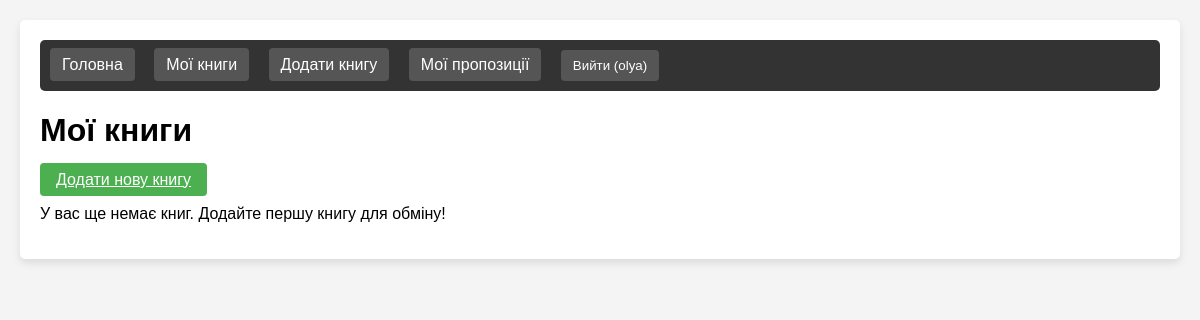
The app's page /my-books/ (signed in), older data.
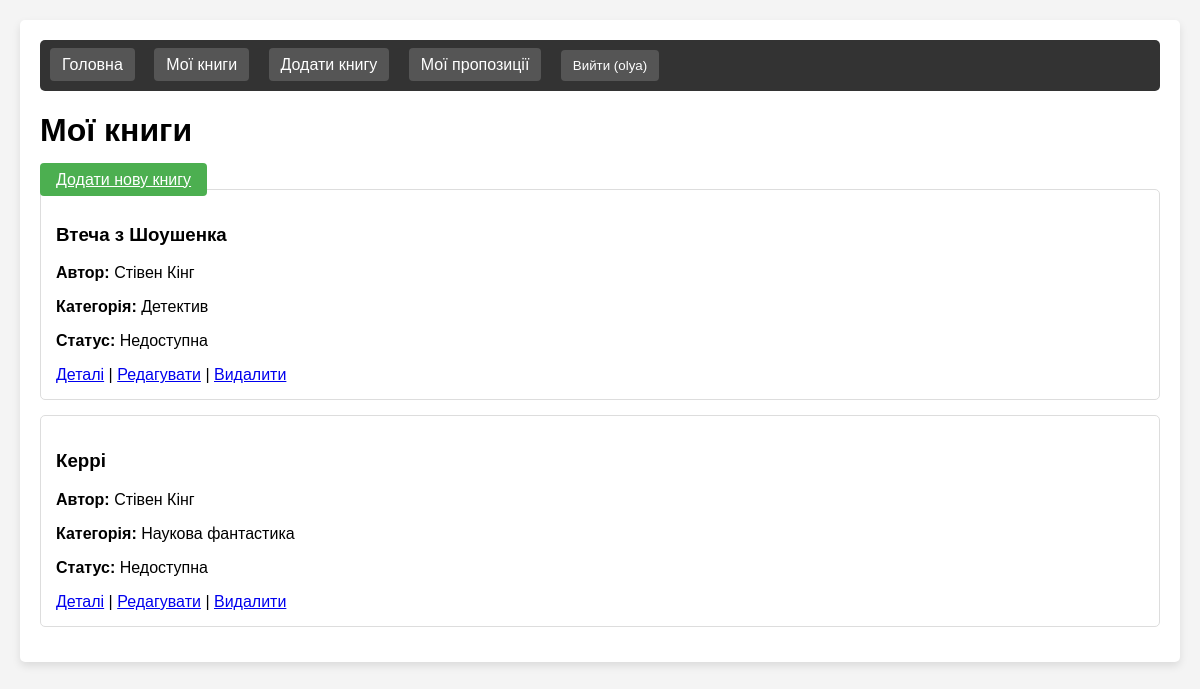
The same page, newer data.
### user/models.py (models this page shows, shortened)
class Book(models.Model):
    title = models.CharField(max_length=200)
    author = models.CharField(max_length=100)
    description = models.TextField(blank=True, null=True)
    owner = models.ForeignKey(User, on_delete=models.CASCADE, related_name='books')
    category = models.ForeignKey(Category, on_delete=models.SET_NULL, null=True, related_name='books')
    image = models.ImageField(upload_to='book_images/', blank=True, null=True)
    available = models.BooleanField(default=True)
    created_at = models.DateTimeField(auto_now_add=True)
    updated_at = models.DateTimeField(auto_now=True)

class Category(models.Model):
    name = models.CharField(max_length=100)
    description = models.TextField(blank=True, null=True)

### user/views.py (the view)
# urls.py: path('my-books/', views.my_books, name='my_books'),
@login_required
def my_books(request):
    books = Book.objects.filter(owner=request.user)
    return render(request, 'my_books.html', {'books': books})

### user/templates/my_books.html (shortened to what this page needs)
{% extends 'base.html' %}
{% block content %}
    <h1>Мої книги</h1>
    <a href="{% url 'add_book' %}" class="button">Додати нову книгу</a>
    <div class="books-container">
        {% if books %}
            {% for book in books %}
                <div class="book-card">
                    <h3>{{ book.title }}</h3>
                    <p><strong>Автор:</strong> {{ book.author }}</p>
                    <p><strong>Категорія:</strong> {{ book.category.name }}</p>
                    <p><strong>Статус:</strong> {% if book.available %}Доступна для обміну{% else %}Недоступна{% endif %}</p>
                    <div class="book-actions">
                        <a href="{% url 'book_detail' book.id %}">Деталі</a> |
                        <a href="{% url 'edit_book' book.id %}">Редагувати</a> |
                        <a href="{% url 'delete_book' book.id %}">Видалити</a>
                    </div>
                </div>
            {% endfor %}
        {% else %}
            <p>У вас ще немає книг. Додайте першу книгу для обміну!</p>
        {% endif %}
    </div>
{% endblock %}

### user/templates/base.html (shortened to what this page needs)
<!DOCTYPE html>
<html>
<head>
</head>
<body>
    <div class="container">
        <div class="navbar">
            <a href="{% url 'book_list' %}">Головна</a>
            {% if user.is_authenticated %}
                <a href="{% url 'my_books' %}">Мої книги</a>
                <a href="{% url 'add_book' %}">Додати книгу</a>
                <a href="{% url 'my_offers' %}">Мої пропозиції</a>
                <form action="{% url 'logout' %}" method="post" style="display:inline;">
                    <button type="submit" class="button">Вийти ({{ user.username }})</button>
                </form>
            {% else %}
                <a href="{% url 'login' %}">Увійти</a>
                <a href="{% url 'register' %}">Зареєструватися</a>
            {% endif %}
        </div>
        <div class="content">
            {% block content %}{% endblock %}
        </div>
    </div>
</body>
</html>

### user/templates/base.html (style rules this page uses)
body { font-family: Arial, sans-serif; margin: 0; padding: 20px; background-color: #f4f4f4; }
.container { max-width: 1200px; margin: 0 auto; background-color: #fff; padding: 20px; border-radius: 5px; box-shadow: 0 4px 8px rgba(0, 0, 0, 0.1); }
.navbar { background-color: #333; color: white; padding: 10px; margin-bottom: 20px; border-radius: 5px; }
.navbar a, .navbar form button { margin-right: 15px; color: white; text-decoration: none; padding: 8px 12px; background-color: #555; border: none; border-radius: 4px; cursor: pointer; }
.navbar form { display: inline; }
.book-card { border: 1px solid #ddd; padding: 15px; margin-bottom: 15px; border-radius: 5px; }
button, .button { padding: 8px 16px; background-color: #4CAF50; color: white; border: none; border-radius: 4px; cursor: pointer; }

Row changes from the older to the newer data that the page shows:
added Book: title "Втеча з Шоушенка", author "Стівен Кінг", category.name "Детектив", available "Недоступна"
added Book: title "Керрі", author "Стівен Кінг", category.name "Наукова фантастика", available "Недоступна"
Text that changed along with them:
text no longer shown: "У вас ще немає книг. Додайте першу книгу для обміну!"
